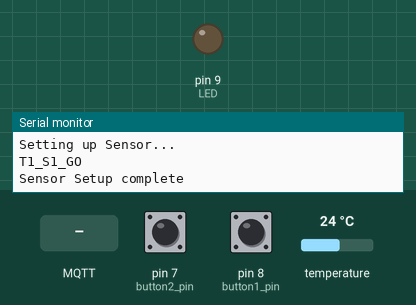
Simulated run of this sketch. Board: Arduino Uno, built for the host (arithmetic inside an expression is 32-bit, double 64-bit). Shown: output pins drawn as LEDs (lit = HIGH), the last lines printed to the serial monitor. The inputs (shaded band) are chosen by the test bench; at power-on: pin 7 (button2_pin) HIGH, pin 8 (button1_pin) HIGH, temperature 24 °C. WiFi joins after 1.5 s; servers stay silent unless stated; no MQTT or app messages arrive unless stated.

Above: at 7.0 s.
7.1 s: MQTT message "on" arrives on the first subscribed topic
At 8.3 s:
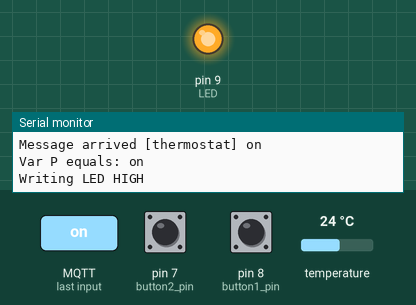
8.7 s: MQTT message "off" arrives on the first subscribed topic
At 9.9 s:
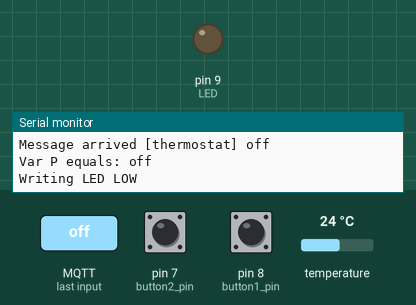
Timing chart, 0 to 11.7 s (numbered marks = the images above; inputs shaded):
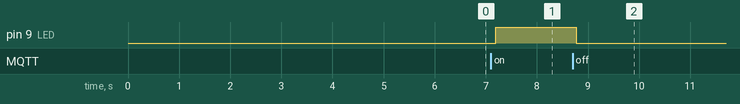

Measured:
- after the input at 7.1 s, pin 9 (LED): LOW → HIGH after 0.10 s
- after the input at 8.7 s, pin 9 (LED): HIGH → LOW after 0.07 s

The sketch:

MQTT_I2C_Temp.ino
```cpp
/*
 * This sketch is for testing the basic input of and connectivity of
 * an MQTT device. This will be just an update to the MQTT server:
 * On or Off
 * We are also updating the temperature reading anytime it get more than
 * 0.25 degrees fahrenheit but only once every 30 seconds
 *
 * We are using pull up resisters so we are looking for a button LOW
 * condition when the button is pressed.
 *
 * Version 0.5
 * Last Updated 05/10/2016
 *
 *
 */

//The various needed libraries.
#include <SPI.h> // SPI?
#include <Ethernet.h> //Ethernet Protocols Lib
#include <PubSubClient.h> //MQTT Lib
#include <Arduino.h> //General Arduino Commands for debugging serial.
#include <Wire.h> //I2C Lib
#include "Adafruit_MCP9808.h" //Adafruit Breakout board Lib
#include <RunningAverage.h> //A lib to handle getting an average int, from http://playground.arduino.cc/Main/RunningAverage

//Hardcode MAC Address this should be updated based on the device you are using.
byte mac[] = {0x00, 0xAA, 0xBB, 0x0D, 0x01, 0x07};

//Fall back settings if DHCP doesn't work
IPAddress ip(192, 168, 10, 240); 		//IP of this device
IPAddress myDns(192, 168, 10, 1);		//DNS Address
IPAddress gateway(192, 168, 10, 1); 	//Gateway if needed.
IPAddress subnet(255, 255, 255, 0);  	//Always needed, common is 255.255.255.0
IPAddress server(192, 168, 10, 152); 	//MQTT Server address

//MQTT Vars
long lastReconnectAttempt = 0;

//Input Vars
bool button1LastState = 0;
bool button1State = 0;
bool button2LastState = 0;
int button2State = 0;
bool LED_state = 0;
bool AC_ON = 0;

//Temperature Vars
int tempDelay = 0;
int timer = 0;
float reported_F = 0;
float reportedDelta = 0;
float current_F = 0;
float c = 0;
float last_F = 0;
float average_F = 0;
float delta_F = 0;
bool s1_state = 0;
bool temperatureUpdate = 0;
char* givenTemp;
char message_buffer[6];

//Used for incoming MQTT messages
String p = "";


//Pins 10, 11, 12, and 13 are not usable, as they are used by the ethernet shield.
const int LED = 9;
const int button1_pin = 8;
const int button2_pin = 7;


//Temperature Delay rates, NOTE: The higher this number the more memory used.
//Default is 30 seconds or a delayRate of 30
const int delayRate = 30;
RunningAverage tempArray(30); //Define our Average temperature array sample size


//Create the MCP9808 object
Adafruit_MCP9808 s1 = Adafruit_MCP9808();


//Report message recieved
void callback(char* topic, byte* payload, unsigned int length)
{
  Serial.print("Message arrived [");
  Serial.print(topic);

  Serial.print("] ");
  p = "";
  for (int i=0;i<length;i++)
  {
    Serial.print((char)payload[i]);
    p.concat((char)payload[i]);
  }
  Serial.println();

  Serial.print("Var P equals: ");
  Serial.println(p);

  LED_state = digitalRead(LED);

  if (p == "on" && LED_state != HIGH)
  {
  digitalWrite(LED, HIGH);
  Serial.println("Writing LED HIGH");
  }
  else if (p == "off" && LED_state != LOW)
  {
  digitalWrite(LED, LOW);
  Serial.println("Writing LED LOW");
  }
}

EthernetClient ethClient;
PubSubClient client(ethClient);

//Non-Blocking MQTT Reconnect
boolean reconnect()
{
  if (client.connect("HA-Thermostat1"))
  {
    // Once connected, publish an announcement...
    client.publish("Connected","Thermostat1_Connected");
    // ... and resubscribe
    //client.subscribe("device/thermostat");
    client.subscribe("thermostat");
  }
  return client.connected();
}

/*********************************************************************************/
/*****                                SETUP                                  *****/
/*********************************************************************************/

void setup()
{
  Serial.begin(9600);
  Serial.println("Trying to get an IP address using DHCP");

  //Set the MQTT server address and port number
  client.setServer(server, 1883);
  client.setCallback(callback);

  //Ethernet Setup
  if (Ethernet.begin(mac) == 0)
    {
      Serial.println("Failed to configure Ethernet using DHCP");
      // initialize the Ethernet device not using DHCP:
      Ethernet.begin(mac, ip, myDns, gateway, subnet);
    delay(2000);
    }


  // print your local IP address:
  Serial.print("My IP address: ");
  ip = Ethernet.localIP();

  for (byte thisByte = 0; thisByte < 4; thisByte++)
    {
    // print the value of each byte of the IP address:
    Serial.print(ip[thisByte], DEC);
    Serial.print(".");
    }

  Serial.println();

  Serial.println("Connecting to MQTT client");
  reconnect();
  client.loop();
  delay(1000);
  Serial.println("Setting up Sensor...");

  //Sensor Setup and Error Check
  if (s1.begin(0x18))
  {
    client.publish("logs", "T1_S1_GO");
    s1_state = 1;
    Serial.println("T1_S1_GO");
  }
  else
  {
    client.publish("logs", "T1_S1_NOGO");
    client.publish("errors", "T1_S1_MIA");
    Serial.println("T1_S1_NOGO");
    s1_state = 0;
  }
  delay(1500);
  Serial.println("Sensor Setup complete");
  delay(1500);
  //Pin Setup
  pinMode(LED, OUTPUT);
  pinMode(button1_pin, INPUT);
  pinMode(button2_pin, INPUT);

  //Make sure the LED is off
  digitalWrite(LED, LOW);

  //var setup
  lastReconnectAttempt = 0;
  button1LastState = 0;
  button1State = 0;
  button2LastState = 0;
  button2State = 0;

tempArray.clear();
if (s1_state)
  {
  s1.shutdown_wake(0); //Turn on the sensor
  c = s1.readTempC();
  current_F = c * 9.0 / 5.0 + 32; //Get data from the sensor
  delay(250);
  s1.shutdown_wake(1); //Turn off the sensor

  tempArray.addValue(current_F);
  last_F = tempArray.getAverage();
  average_F = last_F;
  reported_F = last_F;
  givenTemp = dtostrf(last_F, 5, 2, message_buffer);
  client.publish("temperature",givenTemp);
  }
else
  {
    Serial.println("Temperature Sensor not avaliable");
    delay(5000);
  }

} //End Setup

/*********************************************************************************/
/*****                             SETUP END                                 *****/
/*********************************************************************************/

/*********************************************************************************/
/*****                             MAIN LOOP                                 *****/
/*********************************************************************************/

void loop()
{
  //Non-Blocking Reconnect
  if (!client.connected())
  {
    long now = millis();

    if (now - lastReconnectAttempt > 5000)
    {
      lastReconnectAttempt = now;

      // Attempt to reconnect
      if (reconnect())
      {
        lastReconnectAttempt = 0;
      }
    }
  }
  else
  {
  // Client connected
  client.loop();
  }

  button1State = digitalRead(button1_pin);
  button2State = digitalRead(button2_pin);
  delay(100);
  LED_state = digitalRead(LED);
  if (button1State == LOW && button1LastState == 0 && LED_state != HIGH)
  {
    if (client.publish("thermostat", "on"))
    {
      button1LastState = 1;
    }
  }

  else if (button1State == HIGH && button1LastState == 1)
  {
    button1LastState = 0;
  }

    if (button2State == LOW && button2LastState == 0 && LED_state != LOW)
  {
    if (client.publish("thermostat", "off"))
    {
      button2LastState = 1;
    }
  }
  else if (button2State == HIGH && button2LastState == 1)
  {
    button2LastState = 0;
  }
  timer++;
  if (timer == 10)
    {
      timer = 0;
      if (s1_state)
      {
      s1.shutdown_wake(0); //Turn on the sensor
      c = s1.readTempC(); //Get data from the sensor
      current_F = c * 9.0 / 5.0 + 32;
      delay(250); //This delay is required to properly pull information from the sensor.
      s1.shutdown_wake(1); //Turn off the sensor
      tempArray.addValue(current_F);
      average_F = tempArray.getAverage();
      delta_F = average_F - last_F;

      if (delta_F > 0.09 || delta_F < -0.09)
        {
        last_F = average_F;

        if (!temperatureUpdate)
          {
          reportedDelta = reported_F - last_F; //calculate differnce

          if (reportedDelta > 0.25 || reportedDelta < -0.25) //Temp change more than 0.25 degrees fahrenheit
            {
            reported_F = last_F;
            givenTemp = dtostrf(reported_F, 5, 2, message_buffer); //int to string conversion
            client.publish("temperature",givenTemp); //MQTT publish
            temperatureUpdate = 1; //Prevents multiple update in a short time span
            }
          }
        }// End If delta_F gt or lt 0.10
      else
        {
          if (temperatureUpdate && tempDelay > delayRate - 1) //limits updates to once every 30 seconds
            {
            temperatureUpdate = 0;
            tempDelay = 0;
            }
          else if (temperatureUpdate)
            {
            tempDelay++;
            }
        }
      }// End S1_State
    }// End if Timer
} //End Void Loop

/*********************************************************************************/
/*****                          MAIN LOOP END                                *****/
/*********************************************************************************/
```
